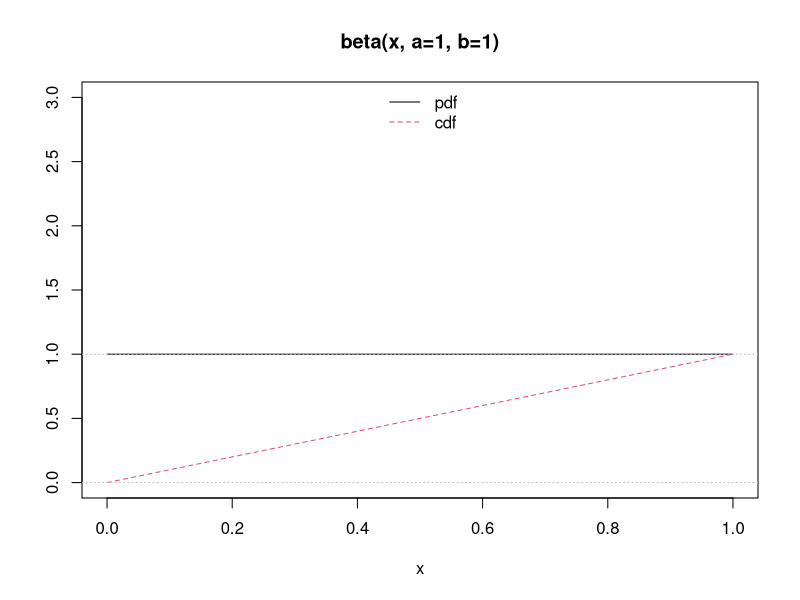
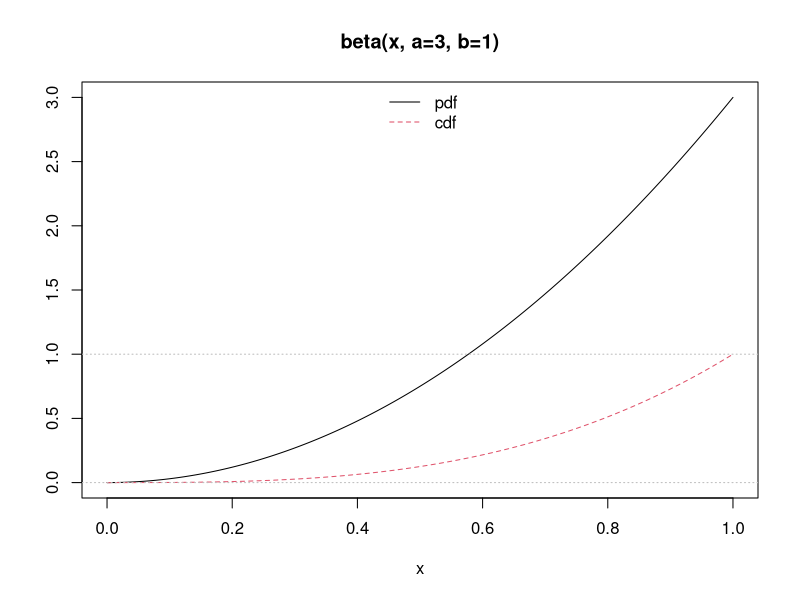
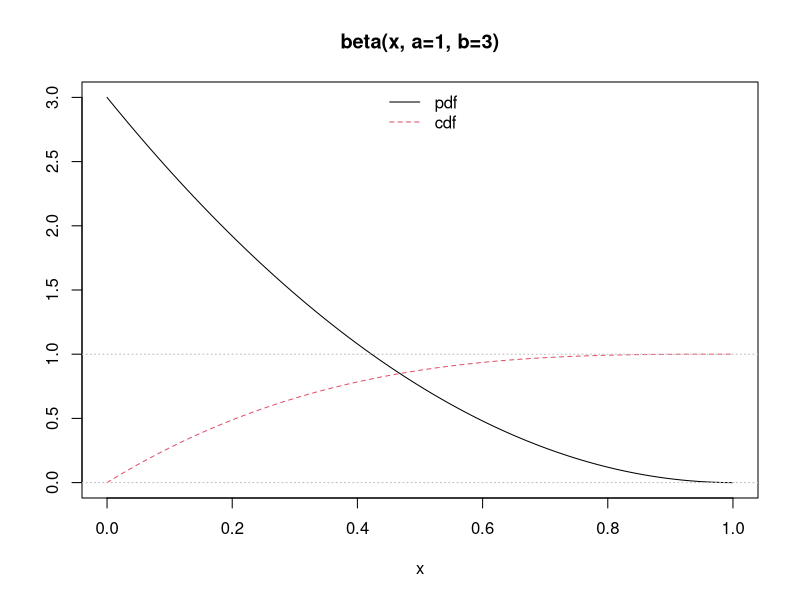
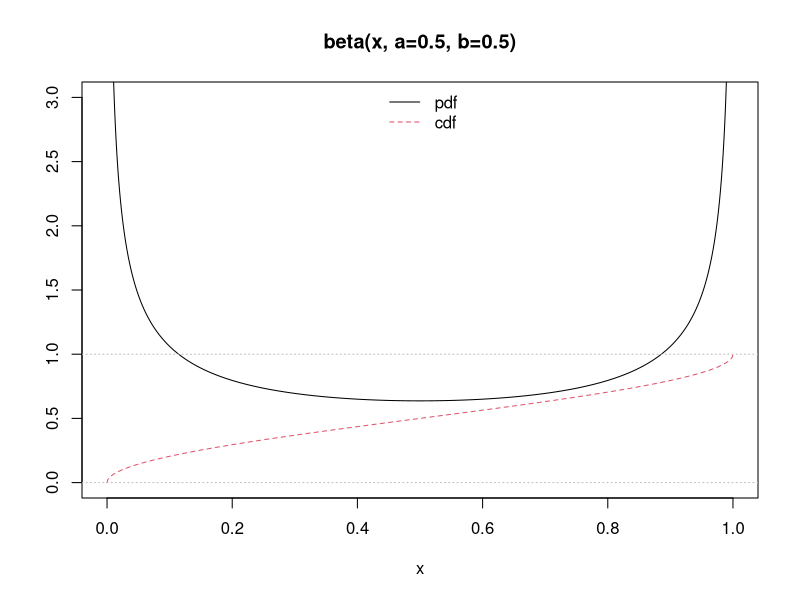
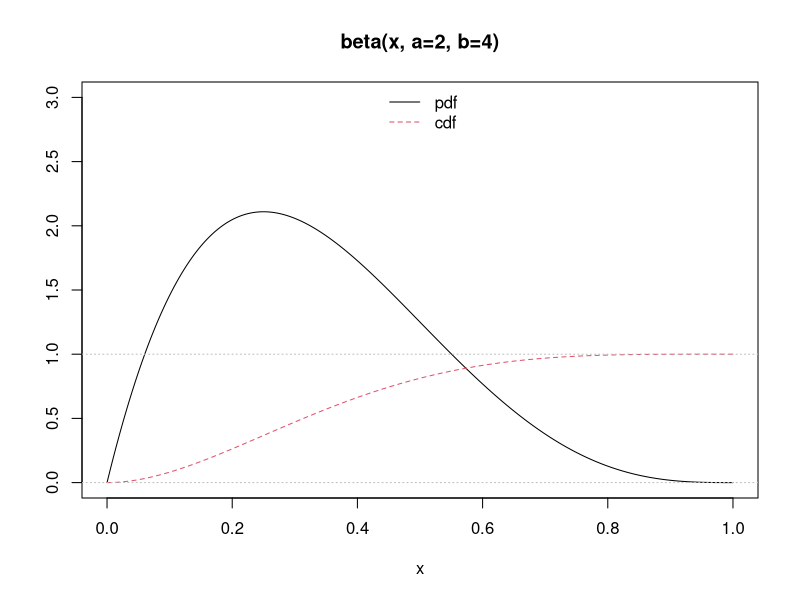
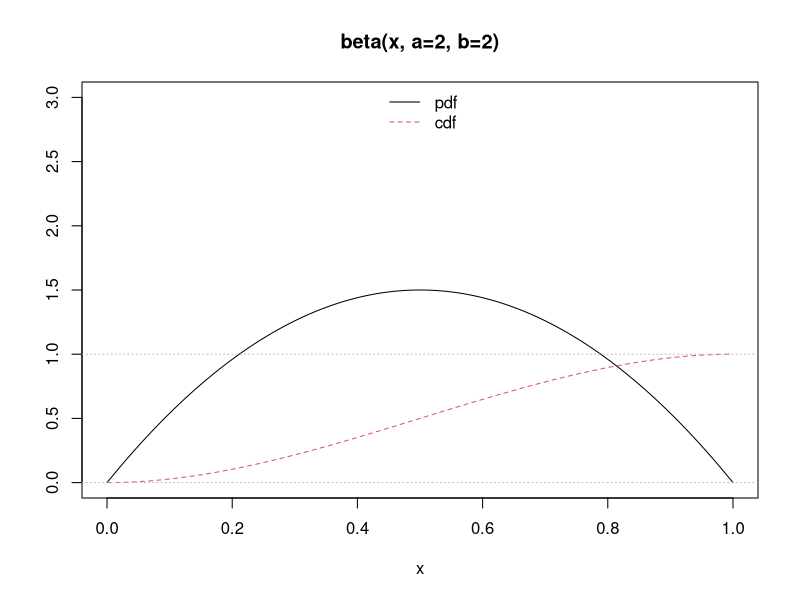
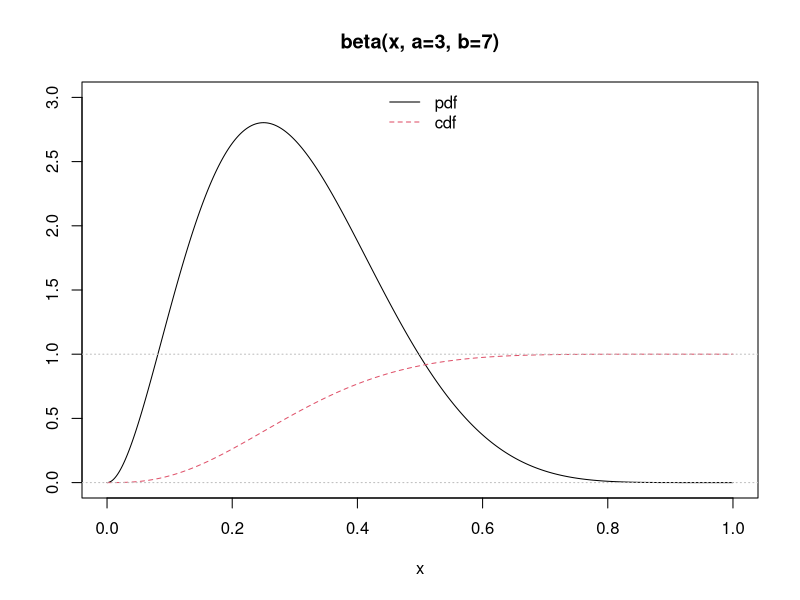
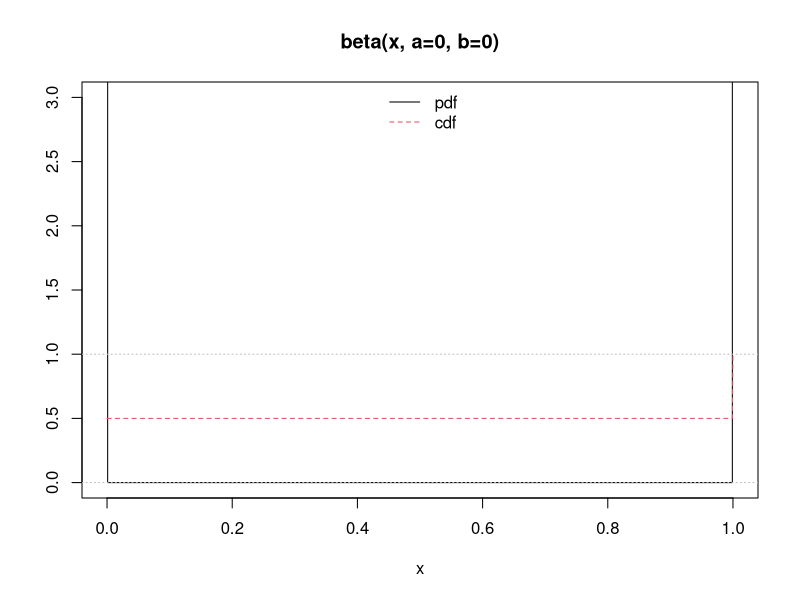

Recreate these plots in R, in order.
#########################################################
## Bayesian Statistics
## Instructor: Jason Guo
## Quant III Lab 10
#########################################################

################################
# Simulate beta distribution ###
################################
library(foreign)
library(ggplot2)
library(gridExtra)

setwd("~/Dropbox/Quant3_TA/TA/w10")

x <- seq(0, 1, length = 21)
dbeta(x, 1, 1)
pbeta(x, 1, 1)

## Visualization, including limit cases:

pl.beta <- function(a,b, ylim = c(0, 3), xlim = c(0, 1)) {
  x <- seq(0, 1, length = 1025)
  fx <- cbind(dbeta(x, a,b), pbeta(x, a,b))
  f <- fx; f[fx == Inf] <- 1e100
  matplot(x, f, ylab="", type="l", ylim=ylim, xlim = xlim,
          main = sprintf("beta(x, a=%g, b=%g)", a,b))
  abline(h = 0:1, col="gray", lty=3)
  legend("top", c("pdf", "cdf"), col = 1:2, lty = 1:3, bty = "n")
}
pl.beta(1,1)
pl.beta(3,1)
pl.beta(1,3)
pl.beta(0.5,0.5)
pl.beta(2, 4)
pl.beta(2, 2)
pl.beta(3, 7)
pl.beta(0, 0)   ## point masses at  {0, 1}

pl.beta(0, 2)   ## point mass at 0 ; the same as
pl.beta(1, Inf)

pl.beta(Inf, 2) ## point mass at 1 ; the same as
pl.beta(3, 0)

pl.beta(Inf, Inf)# point mass at 1/2



##########################################################################
# beta prior and binomial likelihood, solve for posterior analytically ###
##########################################################################

# Simulate data
n <- 82
s <- 73
y <- sample(rep(c(0, 1), c(n-s, s)))

# since the y follows binomial distribution, \hat{\pi} should be n_successes/n = 73/82 = 0.8902
# let't check with MLE
fn <- function(pi){
  l <- -sum(dbinom(y, 1, pi, log = TRUE))
}

mle <- optim(0.05, fn, method="BFGS", hessian = TRUE)
mle$par

# if prior is an uninformative prior (beta(1,1)), then the posterior should be beta(74, 10)
plot.bayes <- function(a1, b1){
  x <- seq(0, 1, length = 100)
  prior.d <- dbeta(x, a1, b1)
  post.d <- dbeta(x, a1 + s, b1 + n - s)
  data <- data.frame(x, prior.d, post.d)
  p <- ggplot(data, mapping = aes(x = x))  + geom_line(aes(y = post.d, color = "posterior", linetype = "posterior"))
  p <- p + geom_line(mapping = aes(y = prior.d, color = "prior", linetype = "prior"))
  p <- p + theme_bw() + theme(panel.border = element_rect(colour = "black", size = 1),
                              panel.grid.major = element_blank(), panel.grid.minor = element_blank(),
                              axis.title.y = element_blank(), axis.ticks.y = element_blank(),
                              axis.text.y=element_blank(), legend.key = element_blank())
  p <- p + geom_vline(aes(xintercept = s/n, color = "mle", linetype = "mle"))
  p <- p + xlab(expression(pi)) 
  p <- p + scale_linetype_manual(name = "Lines", values = c("posterior" = 2, "prior" = 2, "mle" = 1))
  p <- p + scale_colour_manual(name = "Lines", values = c("posterior" = "blue", "prior" = "red", "mle" = "black"))
  p <- p + ggtitle(sprintf("beta(%g, %g) prior with n = %g", a1, b1, n))
  p
}

pdf("binomial_beta_2.pdf", height = 8, width = 10)
grid.arrange(plot.bayes(1, 1), plot.bayes(2, 4),
             plot.bayes(2, 12), ncol=2)
dev.off()


#########################################################
## posterior is getting close to MLE when n is large ####
#########################################################

n <- 82 * 20
s <- 73 * 20
y <- sample(rep(c(0, 1), c((n-s)*20, s*20)))

pdf("post_n_large_2.pdf", height = 8, width = 10)
grid.arrange(plot.bayes(1, 1), plot.bayes(2, 4),
             plot.bayes(2, 12), ncol=2)
dev.off()

##################
## Gibbs Sampler #
##################

y <- rnorm(200, 5, 20)

gibbs <- function(n.sim, mu0, tau2, a, b){
  n <- length(y)
  theta     <- list(mu=0, sigma2=1)      # Initial values
  theta.sim <- matrix(NA, n.sim, 2)
  for (i in 1:n.sim){
    theta$mu     <- rnorm(1, (mu0/tau2 + n*mean(y)/theta$sigma2)/(1/tau2 + n/theta$sigma2), sqrt(1/(1/tau2 + n/theta$sigma2)))
    theta$sigma2 <- 1/rgamma(1, n/2 + a , .5*sum((y-theta$mu)^2) + b) 
    theta.sim[i, ]  <- unlist(theta)
  }
  theta.sim
}

plot(density(gibbs(1000, 30, 100, 5, 5)[,1]))
plot(density(y))
